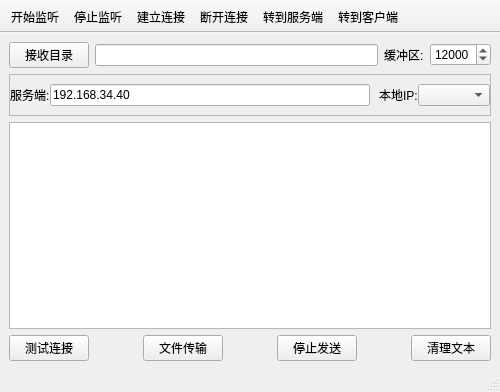
<?xml version="1.0" encoding="UTF-8"?>
<ui version="4.0">
 <class>MainWindow</class>
 <widget class="QMainWindow" name="MainWindow">
  <property name="geometry">
   <rect>
    <x>0</x>
    <y>0</y>
    <width>500</width>
    <height>392</height>
   </rect>
  </property>
  <property name="windowTitle">
   <string>MainWindow</string>
  </property>
  <property name="windowIcon">
   <iconset>
    <normaloff>:/res/icons/log.png</normaloff>:/res/icons/log.png</iconset>
  </property>
  <widget class="QWidget" name="centralwidget">
   <layout class="QVBoxLayout" name="verticalLayout_3">
    <item>
     <layout class="QHBoxLayout" name="horizontalLayout">
      <item>
       <widget class="QPushButton" name="chooseDirBtn">
        <property name="text">
         <string>接收目录</string>
        </property>
       </widget>
      </item>
      <item>
       <widget class="QLineEdit" name="dirShowLineEdit">
        <property name="sizePolicy">
         <sizepolicy hsizetype="Expanding" vsizetype="Fixed">
          <horstretch>0</horstretch>
          <verstretch>0</verstretch>
         </sizepolicy>
        </property>
       </widget>
      </item>
      <item>
       <widget class="QLabel" name="label_4">
        <property name="text">
         <string>缓冲区:</string>
        </property>
       </widget>
      </item>
      <item>
       <widget class="QSpinBox" name="spinBox_bufferSize">
        <property name="minimum">
         <number>1</number>
        </property>
        <property name="maximum">
         <number>65536</number>
        </property>
        <property name="value">
         <number>12000</number>
        </property>
       </widget>
      </item>
     </layout>
    </item>
    <item>
     <widget class="QFrame" name="frame">
      <property name="maximumSize">
       <size>
        <width>16777215</width>
        <height>42</height>
       </size>
      </property>
      <property name="frameShape">
       <enum>QFrame::StyledPanel</enum>
      </property>
      <property name="frameShadow">
       <enum>QFrame::Raised</enum>
      </property>
      <layout class="QHBoxLayout" name="horizontalLayout_6">
       <property name="spacing">
        <number>0</number>
       </property>
       <property name="leftMargin">
        <number>0</number>
       </property>
       <property name="topMargin">
        <number>0</number>
       </property>
       <property name="rightMargin">
        <number>0</number>
       </property>
       <property name="bottomMargin">
        <number>0</number>
       </property>
       <item>
        <widget class="QStackedWidget" name="stackedWidget">
         <property name="maximumSize">
          <size>
           <width>16777215</width>
           <height>40</height>
          </size>
         </property>
         <property name="currentIndex">
          <number>1</number>
         </property>
         <widget class="QWidget" name="page">
          <layout class="QVBoxLayout" name="verticalLayout_2">
           <property name="leftMargin">
            <number>0</number>
           </property>
           <item>
            <layout class="QHBoxLayout" name="horizontalLayout_3">
             <item>
              <widget class="QLabel" name="label_2">
               <property name="text">
                <string>客户端:</string>
               </property>
              </widget>
             </item>
             <item>
              <widget class="QComboBox" name="clientcomBox">
               <property name="sizePolicy">
                <sizepolicy hsizetype="Expanding" vsizetype="Fixed">
                 <horstretch>0</horstretch>
                 <verstretch>0</verstretch>
                </sizepolicy>
               </property>
              </widget>
             </item>
            </layout>
           </item>
          </layout>
         </widget>
         <widget class="QWidget" name="page_2">
          <layout class="QVBoxLayout" name="verticalLayout">
           <property name="leftMargin">
            <number>0</number>
           </property>
           <item>
            <layout class="QHBoxLayout" name="horizontalLayout_2">
             <property name="spacing">
              <number>0</number>
             </property>
             <item>
              <widget class="QLabel" name="label">
               <property name="mouseTracking">
                <bool>true</bool>
               </property>
               <property name="text">
                <string>服务端:</string>
               </property>
              </widget>
             </item>
             <item>
              <widget class="QLineEdit" name="serverAddressLineEdit">
               <property name="text">
                <string>192.168.34.40</string>
               </property>
              </widget>
             </item>
            </layout>
           </item>
          </layout>
         </widget>
        </widget>
       </item>
       <item>
        <layout class="QHBoxLayout" name="horizontalLayout_5">
         <item>
          <widget class="QLabel" name="label_3">
           <property name="text">
            <string>本地IP:</string>
           </property>
          </widget>
         </item>
         <item>
          <widget class="QComboBox" name="localIpComBox">
           <property name="sizePolicy">
            <sizepolicy hsizetype="Preferred" vsizetype="Fixed">
             <horstretch>0</horstretch>
             <verstretch>0</verstretch>
            </sizepolicy>
           </property>
          </widget>
         </item>
        </layout>
       </item>
      </layout>
     </widget>
    </item>
    <item>
     <widget class="QTextEdit" name="textEdit"/>
    </item>
    <item>
     <layout class="QHBoxLayout" name="horizontalLayout_4">
      <item>
       <widget class="QPushButton" name="testBtn">
        <property name="text">
         <string>测试连接</string>
        </property>
       </widget>
      </item>
      <item>
       <spacer name="horizontalSpacer_3">
        <property name="orientation">
         <enum>Qt::Horizontal</enum>
        </property>
        <property name="sizeHint" stdset="0">
         <size>
          <width>18</width>
          <height>20</height>
         </size>
        </property>
       </spacer>
      </item>
      <item>
       <widget class="QPushButton" name="fileTransmitBtn">
        <property name="text">
         <string>文件传输</string>
        </property>
       </widget>
      </item>
      <item>
       <spacer name="horizontalSpacer">
        <property name="orientation">
         <enum>Qt::Horizontal</enum>
        </property>
        <property name="sizeHint" stdset="0">
         <size>
          <width>40</width>
          <height>20</height>
         </size>
        </property>
       </spacer>
      </item>
      <item>
       <widget class="QPushButton" name="stopSendBtn">
        <property name="text">
         <string>停止发送</string>
        </property>
       </widget>
      </item>
      <item>
       <spacer name="horizontalSpacer_4">
        <property name="orientation">
         <enum>Qt::Horizontal</enum>
        </property>
        <property name="sizeHint" stdset="0">
         <size>
          <width>13</width>
          <height>20</height>
         </size>
        </property>
       </spacer>
      </item>
      <item>
       <widget class="QPushButton" name="clearTextBtn">
        <property name="text">
         <string>清理文本</string>
        </property>
       </widget>
      </item>
     </layout>
    </item>
   </layout>
  </widget>
  <widget class="QStatusBar" name="statusbar"/>
  <widget class="QToolBar" name="toolBar">
   <property name="windowTitle">
    <string>toolBar</string>
   </property>
   <property name="movable">
    <bool>false</bool>
   </property>
   <property name="toolButtonStyle">
    <enum>Qt::ToolButtonTextUnderIcon</enum>
   </property>
   <attribute name="toolBarArea">
    <enum>TopToolBarArea</enum>
   </attribute>
   <attribute name="toolBarBreak">
    <bool>false</bool>
   </attribute>
   <addaction name="act_startListen"/>
   <addaction name="act_stopListen"/>
   <addaction name="act_connect"/>
   <addaction name="act_disconnect"/>
   <addaction name="act_server"/>
   <addaction name="act_client"/>
  </widget>
  <action name="act_startListen">
   <property name="icon">
    <iconset resource="resources.qrc">
     <normaloff>:/res/icons/开始监听.png</normaloff>:/res/icons/开始监听.png</iconset>
   </property>
   <property name="text">
    <string>开始监听</string>
   </property>
  </action>
  <action name="act_stopListen">
   <property name="icon">
    <iconset resource="resources.qrc">
     <normaloff>:/res/icons/停止监听.png</normaloff>:/res/icons/停止监听.png</iconset>
   </property>
   <property name="text">
    <string>停止监听</string>
   </property>
  </action>
  <action name="act_clearText">
   <property name="icon">
    <iconset resource="resources.qrc">
     <normaloff>:/res/icons/清除文本.png</normaloff>:/res/icons/清除文本.png</iconset>
   </property>
   <property name="text">
    <string>清理文本</string>
   </property>
  </action>
  <action name="act_connect">
   <property name="icon">
    <iconset resource="resources.qrc">
     <normaloff>:/res/icons/connect.png</normaloff>:/res/icons/connect.png</iconset>
   </property>
   <property name="text">
    <string>建立连接</string>
   </property>
  </action>
  <action name="act_disconnect">
   <property name="icon">
    <iconset resource="resources.qrc">
     <normaloff>:/res/icons/disconnect.png</normaloff>:/res/icons/disconnect.png</iconset>
   </property>
   <property name="text">
    <string>断开连接</string>
   </property>
  </action>
  <action name="act_server">
   <property name="icon">
    <iconset resource="resources.qrc">
     <normaloff>:/res/icons/server.png</normaloff>:/res/icons/server.png</iconset>
   </property>
   <property name="text">
    <string>转到服务端</string>
   </property>
  </action>
  <action name="act_client">
   <property name="icon">
    <iconset resource="resources.qrc">
     <normaloff>:/res/icons/client.png</normaloff>:/res/icons/client.png</iconset>
   </property>
   <property name="text">
    <string>转到客户端</string>
   </property>
  </action>
  <action name="act_test">
   <property name="icon">
    <iconset resource="resources.qrc">
     <normaloff>:/res/icons/test.png</normaloff>:/res/icons/test.png</iconset>
   </property>
   <property name="text">
    <string>测试</string>
   </property>
  </action>
  <action name="act_fileTransmit">
   <property name="icon">
    <iconset resource="resources.qrc">
     <normaloff>:/res/icons/fileSend.png</normaloff>:/res/icons/fileSend.png</iconset>
   </property>
   <property name="text">
    <string>文件传输</string>
   </property>
  </action>
 </widget>
 <resources>
  <include location="resources.qrc"/>
 </resources>
 <connections/>
</ui>
